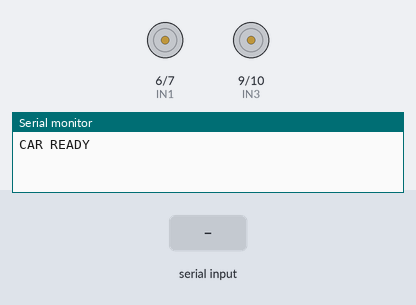
A sketch run on a simulated Arduino Nano, built with avr-gcc and run on an emulated ATmega328P. Shown: motor-driver pin pairs drawn as motors (green arrow = first pin HIGH = forward, orange = second pin HIGH = backward, longer = more drive, scaled by the enable pin), the last lines printed to the serial monitor. Inputs (shaded band) come from the test bench.

Above: at 1.2 s.
1.3 s: "forward\n" received over Serial
At 1.7 s:
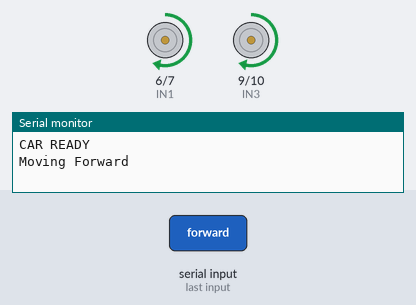
3.8 s: "backward\n" received over Serial
At 4.6 s:
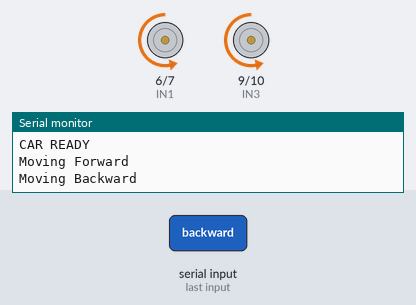
6.3 s: "left\n" received over Serial
At 6.6 s:
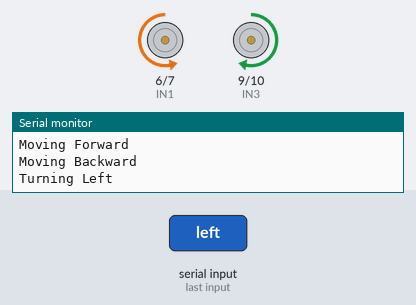
8.8 s: "right\n" received over Serial
At 9.6 s:
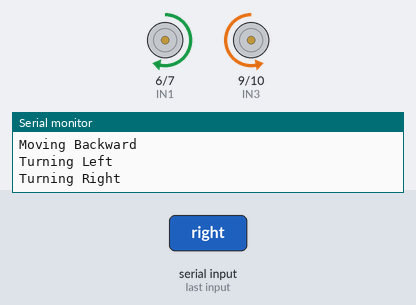
Timing chart, 0 to 11.8 s (numbered marks = the images above; inputs shaded):
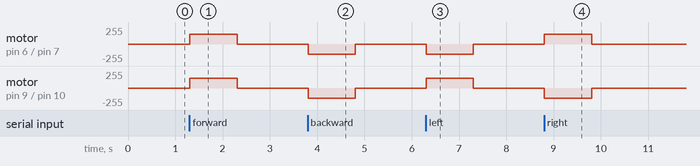

Measured:
- after the input at 1.3 s, motor on pin 6 (IN1) / pin 7 (IN2), motor on pin 9 (IN3) / pin 10 (IN4): stopped → forward 150/255 at once, → stopped 1.0 s later
- after the input at 3.8 s, motor on pin 6 (IN1) / pin 7 (IN2), motor on pin 9 (IN3) / pin 10 (IN4): stopped → backward 150/255 at once, → stopped 1.0 s later
- after the input at 6.3 s, motor on pin 6 (IN1) / pin 7 (IN2): stopped → backward 150/255 at once, → stopped 1.0 s later; motor on pin 9 (IN3) / pin 10 (IN4): stopped → forward 150/255 at once, → stopped 1.0 s later
- after the input at 8.8 s, motor on pin 6 (IN1) / pin 7 (IN2): stopped → forward 150/255 at once, → stopped 1.0 s later; motor on pin 9 (IN3) / pin 10 (IN4): stopped → backward 150/255 at once, → stopped 1.0 s later

The sketch:

arduino_nano_watchdog.ino
```cpp
// OPTIROUTE Arduino Nano + L298N
// ENA=5, IN1=6, IN2=7, ENB=11, IN3=9, IN4=10
// Accepts: forward, backward, left, right, stop, speed 0..255
// Watchdog stops motors if the Raspberry Pi stops refreshing movement commands.

const int ENA = 5;
const int IN1 = 6;
const int IN2 = 7;
const int ENB = 11;
const int IN3 = 9;
const int IN4 = 10;

int motorSpeed = 150;
unsigned long lastCommandMs = 0;
const unsigned long WATCHDOG_MS = 1000;

void setMotors(int leftSpeed, int rightSpeed) {
  analogWrite(ENA, constrain(abs(leftSpeed), 0, 255));
  analogWrite(ENB, constrain(abs(rightSpeed), 0, 255));
  digitalWrite(IN1, leftSpeed > 0);
  digitalWrite(IN2, leftSpeed < 0);
  digitalWrite(IN3, rightSpeed > 0);
  digitalWrite(IN4, rightSpeed < 0);
}

void stopCar() { setMotors(0, 0); }
void forwardCar() { setMotors(motorSpeed, motorSpeed); }
void backwardCar() { setMotors(-motorSpeed, -motorSpeed); }
void leftCar() { setMotors(-motorSpeed, motorSpeed); }
void rightCar() { setMotors(motorSpeed, -motorSpeed); }

void setup() {
  Serial.begin(9600);
  Serial.setTimeout(30);
  pinMode(ENA, OUTPUT); pinMode(IN1, OUTPUT); pinMode(IN2, OUTPUT);
  pinMode(ENB, OUTPUT); pinMode(IN3, OUTPUT); pinMode(IN4, OUTPUT);
  stopCar();
  lastCommandMs = millis();
  Serial.println("CAR READY");
}

void loop() {
  if (Serial.available()) {
    String command = Serial.readStringUntil('\n');
    command.trim();
    command.toLowerCase();
    lastCommandMs = millis();

    if (command == "forward") {
      forwardCar(); Serial.println("Moving Forward");
    } else if (command == "backward") {
      backwardCar(); Serial.println("Moving Backward");
    } else if (command == "left") {
      leftCar(); Serial.println("Turning Left");
    } else if (command == "right") {
      rightCar(); Serial.println("Turning Right");
    } else if (command == "stop") {
      stopCar(); Serial.println("Car Stopped");
    } else if (command.startsWith("speed ")) {
      int value = command.substring(6).toInt();
      motorSpeed = constrain(value, 0, 255);
      Serial.println("Speed Updated");
    } else {
      stopCar(); Serial.println("Unknown Command");
    }
  }

  // If Pi crashes, disconnects, or stops refreshing motion, stop the motors.
  if (millis() - lastCommandMs > WATCHDOG_MS) {
    stopCar();
  }
}
```
